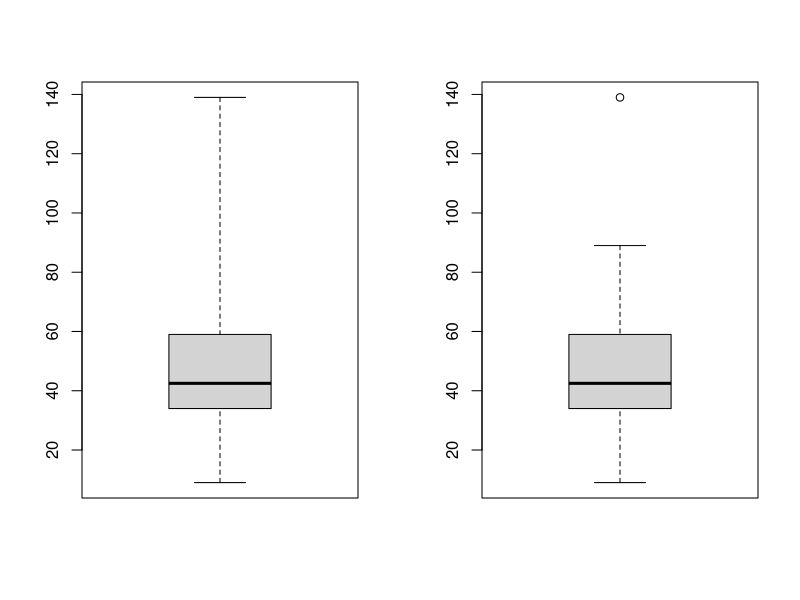
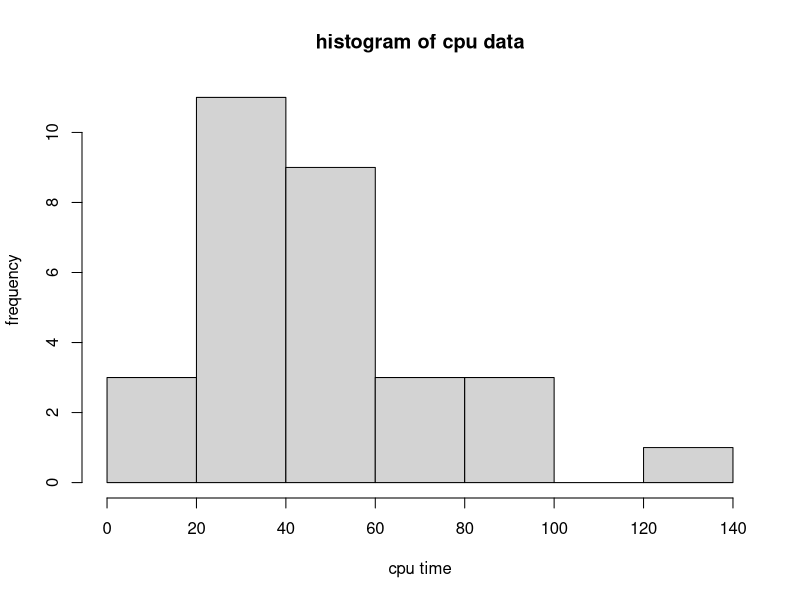
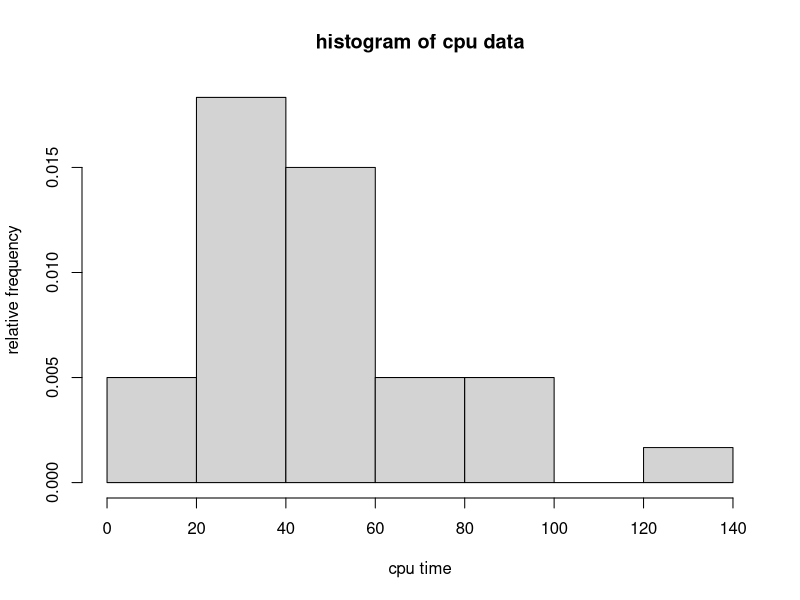
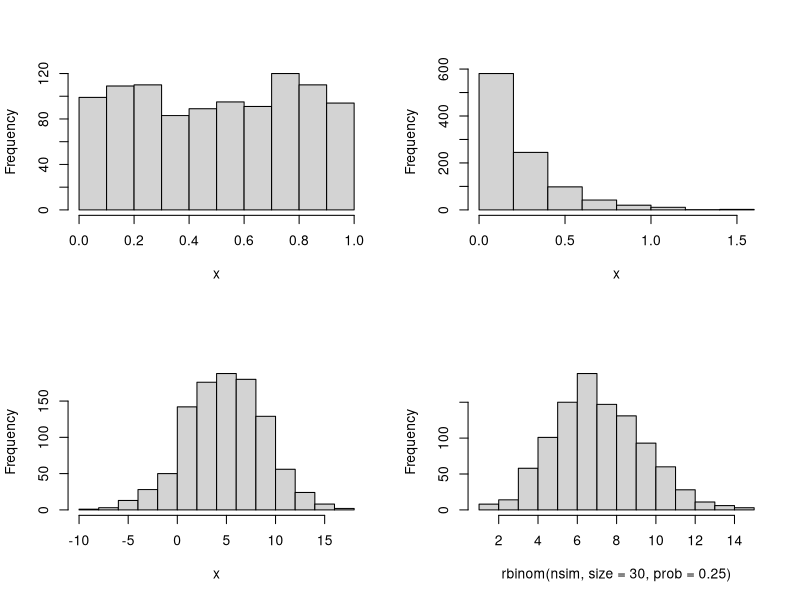
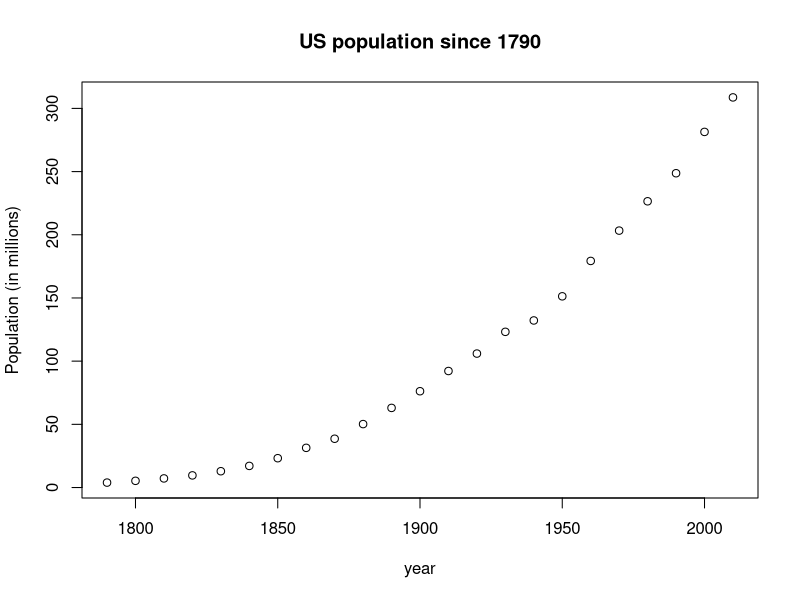

These charts were generated, in order, by the following R code:

# We will continue working with the CPU data that we saw earlier

cpu <- scan(file="cputime.txt")

###########
# boxplot #
###########

?boxplot # see help

par(mfrow=c(1,2)) # 2 plots in 1 row
boxplot(cpu, range=0) # plot of 5-number summary
boxplot(cpu, range=1.5) # uses the 1.5 (IQR) rule (also default), i.e. same as boxplot(cpu)
par(mfrow=c(1,1)) # back to the default, 1 plot per row

#############
# histogram #
#############


?hist # see help

# frequency histogram by default

hist(cpu, xlab="cpu time", ylab="frequency", main="histogram of cpu data") 

# relative frequency (density) histogram

hist(cpu, freq=FALSE, xlab="cpu time", ylab="relative frequency", main="histogram of cpu data") 

# histograms of simulated data from some distributions

nsim <- 1000

# uniform (0,1) distribution

par(mfrow=c(2,2))
hist(runif(nsim), xlab="x", main="")

# exponential (lambda = 4) distribution

hist(rexp(nsim, rate=4), xlab="x", main="")

# normal (mu=5, sigma^2=16) distribution

hist(rnorm(nsim, mean=5, sd=4), xlab="x", main="")

# binomial (n=50, p=0.25)

hist(rbinom(nsim, size=30, prob=0.25), main="")
par(mfrow=c(1,1))

####################
# Time series plot #
####################

# Data from Exercise 8.5
year <- seq(from=1790, to=2010, by=10)
# > year
 # [1] 1790 1800 1810 1820 1830 1840 1850 1860 1870 1880 1890 1900 1910 1920 1930
# [16] 1940 1950 1960 1970 1980 1990 2000 2010
# > 

uspop <- c(3.9, 5.3, 7.2, 9.6, 12.9, 17.1, 23.2, 31.4, 38.6, 50.2, 63.0, 76.2,
				92.2, 106.0, 123.2, 132.2, 151.3, 179.3, 203.3, 226.5, 248.7, 
				281.4, 308.7)
				

plot(year, uspop, ylab="Population (in millions)", main="US population since 1790")
